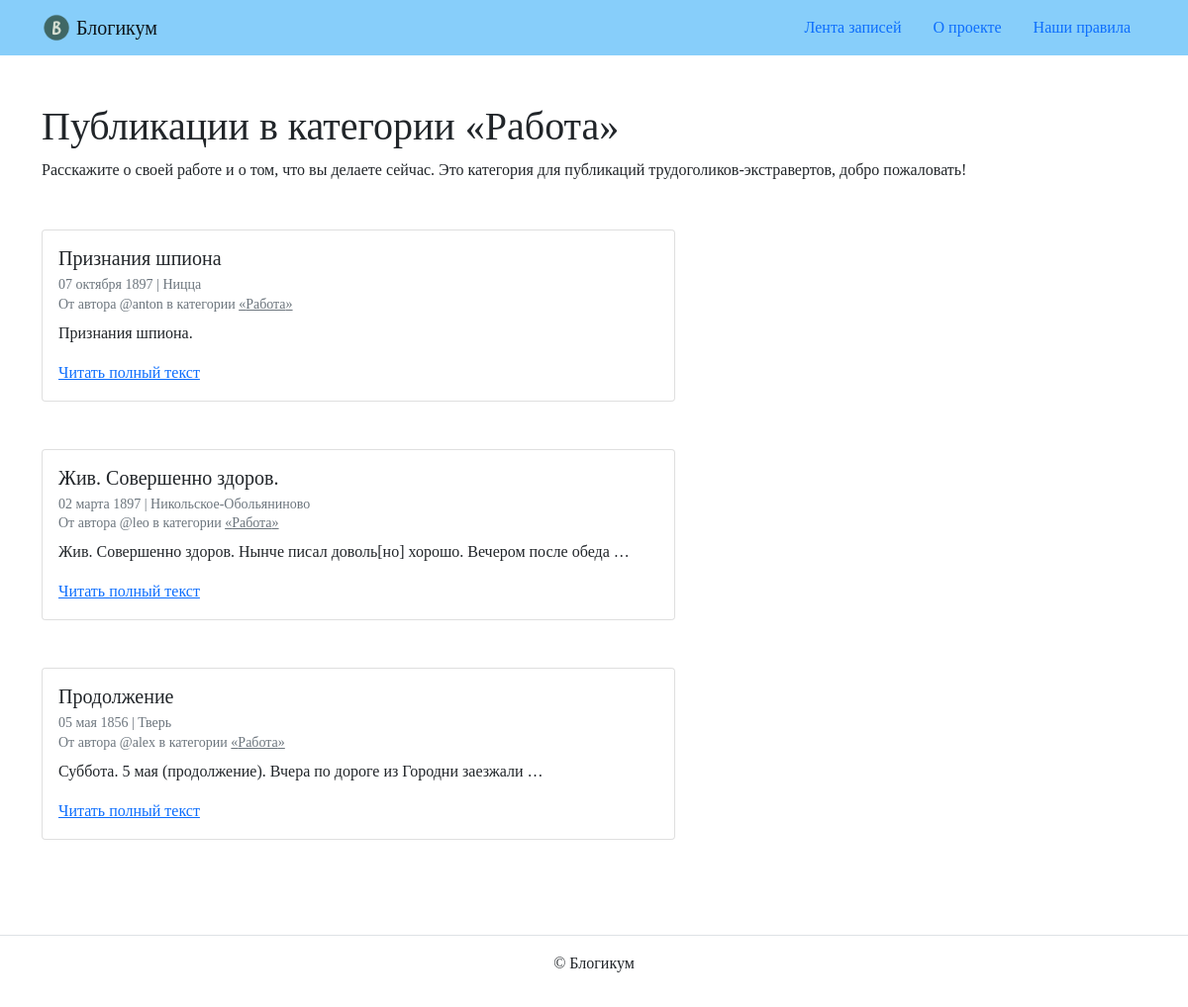
Page /category/work/ on the committed database.
### blog/models.py (models this page shows, shortened)
class BaseModel(models.Model):
    is_published = models.BooleanField(
        default=True,
        blank=False,
        verbose_name="Опубликовано",
        help_text="Снимите галочку, чтобы скрыть публикацию."
    )
    created_at = models.DateTimeField(
        auto_now_add=True,
        blank=False,
        verbose_name="Добавлено"
    )
    class Meta:
        abstract = True

class Category(BaseModel):
    title = models.CharField(
        max_length=256,
        blank=False,
        verbose_name="Заголовок"
    )
    description = models.TextField(blank=False, verbose_name="Описание")
    slug = models.SlugField(
        unique=True,
        blank=False,
        verbose_name="Идентификатор",
        help_text=(
            "Идентификатор страницы для URL;"
            " разрешены символы латиницы, цифры, "
            "дефис и подчёркивание."
        )
    )
    class Meta:
        verbose_name = "категория"
        verbose_name_plural = "Категории"

class Post(BaseModel):
    title = models.CharField(
        max_length=256,
        blank=False,
        verbose_name="Заголовок"
    )
    text = models.TextField(blank=False, verbose_name="Текст")
    pub_date = models.DateTimeField(
        blank=False,
        verbose_name="Дата и время публикации",
        help_text=(
            "Если установить дату и время в будущем — "
            "можно делать отложенные публикации."
        )
    )
    author = models.ForeignKey(
        User,
        on_delete=models.CASCADE,
        blank=False,
        verbose_name="Автор публикации"
    )
    location = models.ForeignKey(
        Location,
        on_delete=models.SET_NULL,
        null=True,
        blank=True,
        verbose_name="Местоположение"
    )
    category = models.ForeignKey(
        Category,
        on_delete=models.SET_NULL,
        null=True,
        blank=False,
        verbose_name="Категория"
    )
    class Meta:
        verbose_name = "публикация"
        verbose_name_plural = "Публикации"

class Location(BaseModel):
    name = models.CharField(
        max_length=256,
        blank=False,
        verbose_name="Название места"
    )
    class Meta:
        verbose_name = "местоположение"
        verbose_name_plural = "Местоположения"

### blog/views.py (the view)
def category_posts(request, slug):
    template = "blog/category.html"
    category = get_object_or_404(
        Category,
        slug=slug,
        is_published=True
    )
    posts_list = Post.objects.filter(
        category=category,
        is_published=True,
        pub_date__lte=now()
    ).order_by('-pub_date')
    context = {
        "category": category,
        "posts_list": posts_list,
    }
    return render(request, template, context)

### templates/blog/category.html (shortened to what this page needs)
{% extends "base.html" %}
{% block content %}
<h1>Публикации в категории «{{ category.title }}»</h1>
<p class="mb-5">{{ category.description }}</p>
{% for post in posts_list %}
  <article class="mb-5">
    {% include "includes/post_card.html" %}
  </article>
{% endfor %}
{% endblock %}

### templates/includes/post_card.html
<div class="card" style="width: 40rem;">
  <div class="card-body">
    <h5 class="card-title">{{ post.title }}</h5>
    <h6 class="card-subtitle mb-2 text-muted">
      <small>
        {{ post.pub_date|date:"d E Y" }} | {% if post.location and post.location.is_published %}{{ post.location.name }}{% else %}Планета Земля{% endif %}<br>
        От автора @{{ post.author.username }} в категории {% include "includes/category_link.html" %}
      </small>
    </h6>
    <p class="card-text">{{ post.text|truncatewords:10 }}</p>
    <a href="{% url 'blog:post_detail' post.id %}" class="card-link">Читать полный текст</a>
  </div>
</div>

### templates/includes/category_link.html
<a class="text-muted" href="{% url 'blog:category_posts' post.category.slug %}">
  «{{ post.category.title }}»
</a>

### rows in the picture
Category: title "Работа", description "Расскажите о своей работе и о том, что вы делаете сейчас. Это категория для публикаций трудоголиков-экстравертов, добро пожаловать!"
Post: title "Признания шпиона", pub_date "07 октября 1897", location.name "Ницца", author.username "anton", category "Работа", text "Признания шпиона."
Post: title "Жив. Совершенно здоров.", pub_date "02 марта 1897", location.name "Никольское-Обольяниново", author.username "leo", category "Работа", text "Жив. Совершенно здоров. Нынче писал доволь[но] хорошо. Вечером после обеда …"
Post: title "Продолжение", pub_date "05 мая 1856", location.name "Тверь", author.username "alex", category "Работа", text "Суббота. 5 мая (продолжение). Вчера по дороге из Городни заезжали …"
